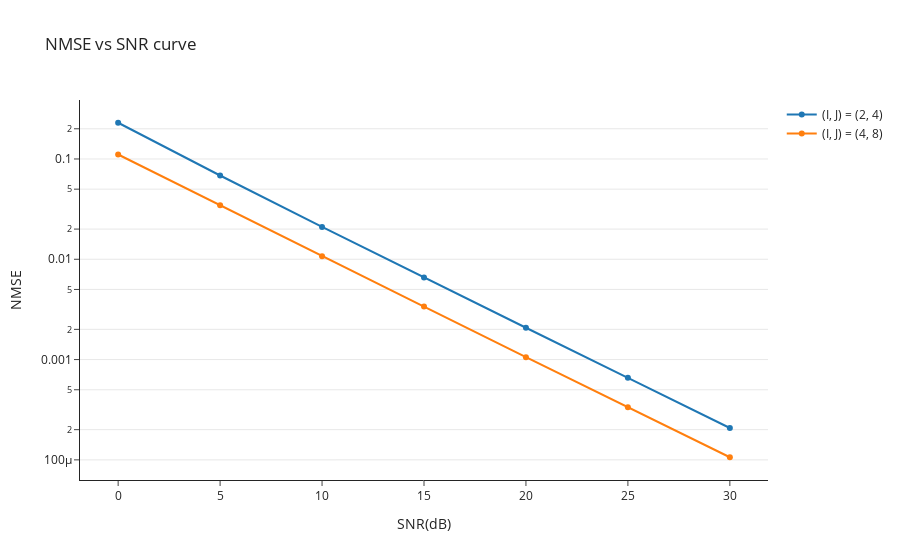

Here is the notebook cell this chart was saved with:
### Code cell
import plotly.graph_objects as go

fig = go.Figure(
    layout=go.Layout(
        title="NMSE vs SNR curve",
        template="simple_white"))

fig.add_trace(go.Scatter(x=SNRdb_range, y=NMSE_2435, mode='lines+markers', name='(I, J) = (2, 4)'))
fig.add_trace(go.Scatter(x=SNRdb_range, y=NMSE_4835, mode='lines+markers', name='(I, J) = (4, 8)'))

fig.update_yaxes(title='NMSE',showgrid=True,type="log")
fig.update_xaxes(title='SNR(dB)')

fig.show()

### Figure 1 — Plotly figure (JSON) as saved in the notebook; plotly's stock layout.template omitted (floating-point values rounded to 4 significant figures)
{"data": [{"mode": "lines+markers", "name": "(I, J) = (2, 4)", "type": "scatter", "x": [0, 5, 10, 15, 20, 25, 30], "y": [0.2297, 0.06841, 0.021, 0.006574, 0.002077, 0.0006576, 0.0002079]}, {"mode": "lines+markers", "name": "(I, J) = (4, 8)", "type": "scatter", "x": [0, 5, 10, 15, 20, 25, 30], "y": [0.1108, 0.03449, 0.01069, 0.003377, 0.001056, 0.0003347, 0.0001062]}], "layout": {"title": {"text": "NMSE vs SNR curve"}, "xaxis": {"title": {"text": "SNR(dB)"}}, "yaxis": {"showgrid": true, "title": {"text": "NMSE"}, "type": "log"}}}
